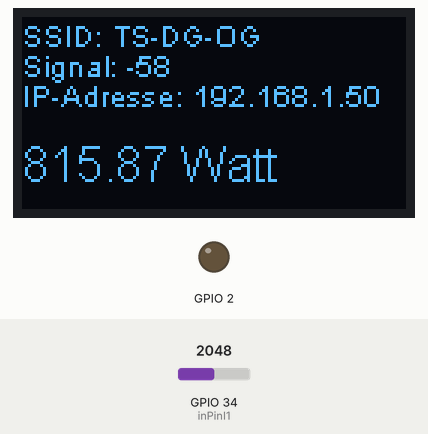
This sketch was run on a simulated ESP32. Parts: 128×64 one-colour display, output pins drawn as LEDs (lit = HIGH). The inputs (shaded band) are chosen by the test bench; at power-on: GPIO 34 (inPinI1) = 2048. WiFi joins after 1.5 s; servers stay silent unless stated; uploads are accepted with an empty reply; what the sketch prints to the serial monitor is not drawn.

Above: at 5.1 s.
5.2 s: GPIO 34 (inPinI1) set to 2866
At 6.6 s:
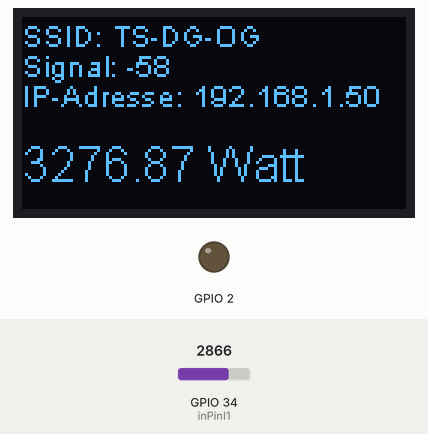
8.2 s: GPIO 34 (inPinI1) set to 3603
At 9.3 s:
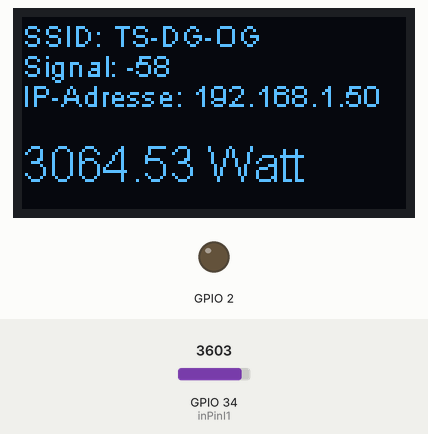
11.2 s: GPIO 34 (inPinI1) set to 4095
At 12.1 s:
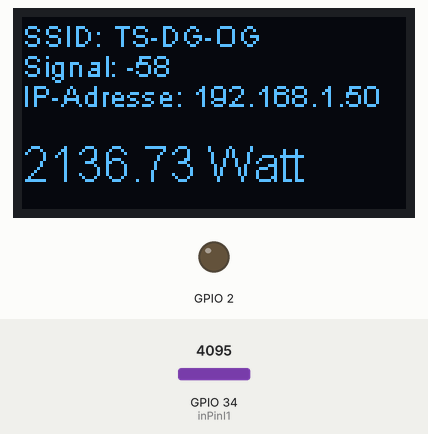
Timing chart, 0 to 14.2 s (numbered marks = the images above; inputs shaded):
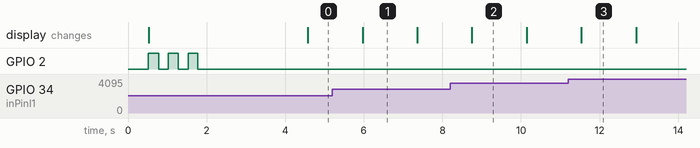

Measured:
- what the display in image 1 shows lasts 1.4 s, from 6.0 s to 7.4 s

The sketch:

esp32oled_SolarWechselstrom_messen.ino
```cpp
/*
 * Board: Wemos Lolin32 oder TTGO LoRa32-OLED-V1
 *   WiFi.mode(WIFI_STA);
 * Downloaded from: technik-fan.de/index.php/Open_Energy_Monitor_mit_dem_ESP32
 */
#include <Arduino.h>
#include "WiFi.h"
#include "SSD1306Wire.h"
#include <ArduinoOTA.h>
SSD1306Wire  display(0x3c, 5, 4);

//Setup variables
int numberOfSamples = 1000;

const char* host = "v92140.1blu.de";

//WiFi Watchdog
//static bool sta_was_connected = false;

//Set Voltage and current input pins
int inPinI1 = 34;
int inPinI2 = 35;
int inPinI3 = 32;

//First Run Counter
int firstrun = 0;

//Power Calculation
float PowerSum = 0;

//WiFi Part
//const char* ssid     = "TS-EG";
const char* ssid     = "TS-DG-OG";
const char* password = "DieMeeries";

// CT: Voltage depends on current, burden resistor, and turns
#define CT_BURDEN_RESISTOR    62
#define CT_TURNS              1800
//#define VOLTAGE               230
double VOLTAGE = 230 ;

//Calibration coeficients
//These need to be set in order to obtain accurate results
//Set the above values first and then calibrate futher using normal calibration method described on how to build it page.
double ICAL = 1.08;

// Initial gueses for ratios, modified by VCAL/ICAL tweaks
double I_RATIO = (long double)CT_TURNS / CT_BURDEN_RESISTOR * 3.3 / 4096 * ICAL;

//Filter variables 1
double lastFilteredI, filteredI;
double sqI,sumI;
//Sample variables
int lastSampleI,sampleI;


//Useful value variables
double Irms1;
double Solar1;
unsigned long timer;

//EspClass ESPm;
String url = "";

//WiFi
void WIFI_Connect()
{
  digitalWrite(2,1);
  WiFi.disconnect();
  Serial.println("Connecting WIFI...");
  display.setFont(ArialMT_Plain_10);
  display.clear();
  display.drawString(0,0 , "Connecting WIFI...");
  display.display();

  WiFi.mode(WIFI_STA);
  WiFi.begin(ssid, password);
    // Wait for connection
  for (int i = 0; i < 25; i++)
  {
    if ( WiFi.status() != WL_CONNECTED ) {
      delay ( 250 );
      digitalWrite(2,0);
      Serial.print ( "." );
      delay ( 250 );
      digitalWrite(2,1);
    }
  }
  digitalWrite(2,0);
}


void setup() {
  //Set Information LED
  pinMode(2, OUTPUT);
  //Set Analog Inputs
  pinMode(inPinI1,INPUT);
  adcAttachPin(inPinI1);
  pinMode(inPinI2,INPUT);
  adcAttachPin(inPinI2);
  pinMode(inPinI3,INPUT);
  adcAttachPin(inPinI3);

  Serial.begin(115200);
  display.init();
  display.flipScreenVertically();
  display.setContrast(255);
  display.setFont(ArialMT_Plain_10);
  display.setTextAlignment(TEXT_ALIGN_LEFT);
  delay(500);

  //WiFi Part
  WIFI_Connect();
              // OTA ---------->
              // Port defaults to 8266
              // ArduinoOTA.setPort(8266);

              // Hostname defaults to esp8266-[ChipID]
              ArduinoOTA.setHostname("ESP32oled_SoloarWechselstrom_messen");

              // No authentication by default
              ArduinoOTA.setPassword((const char *)"ESP32oled_SoloarWechselstrom_messen");

              ArduinoOTA.onStart([]() {
                Serial.println("OTA Start");
                display.drawString(display.getWidth()/2, display.getHeight()/2 - 10, "OTA Update");
                display.display();
              });
              ArduinoOTA.onEnd([]() {
                Serial.println("OTA End");
                display.clear();
                display.setFont(ArialMT_Plain_10);
                display.setTextAlignment(TEXT_ALIGN_CENTER_BOTH);
                display.drawString(display.getWidth()/2, display.getHeight()/2, "Restart");
                display.display();
              });
              ArduinoOTA.onProgress([](unsigned int progress, unsigned int total) {
                Serial.printf("Progress: %u%%\n", (progress / (total / 100)));
                display.drawProgressBar(4, 32, 120, 8, progress / (total / 100) );
                display.display();
              });
              ArduinoOTA.onError([](ota_error_t error) {
                Serial.printf("Error[%u]: ", error);
                if (error == OTA_AUTH_ERROR) {
                  Serial.println("Auth Failed");
                      display.clear();
                      display.drawString(display.getWidth()/2, display.getHeight()/2 - 10, "OTA Auth Failed");
                      display.display();
                }
                else if (error == OTA_BEGIN_ERROR) {
                  Serial.println("Begin Failed");
                      display.clear();
                      display.drawString(display.getWidth()/2, display.getHeight()/2 - 10, "OTA Begin Failed");
                      display.display();
                }
                else if (error == OTA_CONNECT_ERROR) {
                  Serial.println("Connect Failed");
                      display.clear();
                      display.drawString(display.getWidth()/2, display.getHeight()/2 - 10, "OTA Connect Failed");
                      display.display();
                }
                else if (error == OTA_RECEIVE_ERROR) {
                  Serial.println("Receive Failed");
                      display.clear();
                      display.drawString(display.getWidth()/2, display.getHeight()/2 - 10, "OTA Receive Failed");
                      display.display();
                }
                else if (error == OTA_END_ERROR) {
                  Serial.println("End Failed");
                      display.clear();
                      display.drawString(display.getWidth()/2, display.getHeight()/2 - 10, "OTA End Failed");
                      display.display();
                }
              });
              ArduinoOTA.begin();
              Serial.println("OTA Ready");
              Serial.print("IP address: ");
              Serial.println(WiFi.localIP());
              // OTA <----------
}

void loop() {
ArduinoOTA.handle();
timer = millis();

//Wifi WatchDog
WiFi.onEvent(WiFiEvent);


//**************************************************************************
//Phase1
  for (int n=0; n<numberOfSamples; n++)
{

   //Used for offset removal
   lastSampleI=sampleI;

   //Read in voltage and current samples.
   sampleI = analogRead(inPinI1);

   //Used for offset removal
   lastFilteredI = filteredI;

   //Digital high pass filters to remove 1.6V DC offset.
   filteredI = 0.9989 * (lastFilteredI+sampleI-lastSampleI);

   //Root-mean-square method current
   //1) square current values
   sqI = filteredI * filteredI;
   //2) sum
   sumI += sqI;
   delay(0.00002);
}

//Calculation of the root of the mean of the voltage and current squared (rms)
//Calibration coeficients applied.
Irms1 = (I_RATIO * sqrt(sumI / numberOfSamples)) - 0.09;     // - 1
if ((Irms1 < 0) || (firstrun < 2)){ Irms1 = 0; }; //Set negative Current to zero and ignore the first 2 calculations
sumI = 0;
Solar1 = Irms1 * VOLTAGE;
//Solar1=300;

Serial.println("Irms1:"+String(Irms1));

//Check if WiFi is here
//Automatically reconnect the ESP32 if the WiFi Router is not there...
if (WiFi.status() != WL_CONNECTED)
    {
      WiFi.onEvent(WiFiEvent);
      WIFI_Connect();
    }   else {


//**************************************************************************

//Send the data to the server...
  if ((WiFi.status() == WL_CONNECTED) && (firstrun >= 2)) { //WiFi Check, ignore the first data

    // Use WiFiClient class to create TCP connections
    WiFiClient client;
    const int httpPort = 80;
    if (!client.connect(host, httpPort)) {
        Serial.println("connection failed");
        return;
    }
    // We now create a URI for the request
    // http://v92140.1blu.de/energie/emoncms/input/post?node=WGS220&fulljson={"Phase1":100,"Phase2":200,"Phase3":300}
    String url = "/energie/emoncms/input/post.json?node=WGS220SOLAR1&apikey=4f76b2121bcaee97658de17a5cb0ca41&json={" ;
    url = url + "Solar1:" + Solar1 + "}";

    Serial.print("Requesting URL: ");
    Serial.println(url);

     display.setFont(ArialMT_Plain_10);
     display.clear();
     display.drawString(0,0 , "SSID: " + String( WiFi.SSID()) );
     display.drawString(0,10 , "Signal: " + String( WiFi.RSSI()) );
     display.drawString(0,20 , "IP-Adresse: " + WiFi.localIP().toString());

     display.setFont(ArialMT_Plain_16);
     display.drawString(0,40 , String(Solar1) + " Watt");
     display.display();

    // This will send the request to the server
    client.print(String("GET ") + url + " HTTP/1.1\r\n" +
                 "Host: " + host + "\r\n" +
                 "Connection: close\r\n\r\n");
    unsigned long timeout = millis();
    while (client.available() == 0) {
        if (millis() - timeout > 5000) {
            Serial.println(">>> Client Timeout !");
            client.stop();
            return;
        }
    }

    /*
    // Read all the lines of the reply from server and print them to Serial
    while(client.available()) {
        String line = client.readStringUntil('\r');
        Serial.print(line);
    }*/

    }

  if (firstrun <= 2) {firstrun++;}; //Counter for Trash Data
  delay(1000);
    }//WiFi Watchdog
}

//Wifi Watchdog
void WiFiEvent(WiFiEvent_t event) {
  Serial.printf("[WiFi-event] event: %d  - ", event);
  switch(event) {
  case SYSTEM_EVENT_STA_GOT_IP:
      Serial.println("WiFi connected");
      Serial.print("IP address: "); Serial.println(WiFi.localIP());
      break;
  case SYSTEM_EVENT_STA_DISCONNECTED:
      Serial.println("WiFi lost connection");
      WiFi.begin();   // <<<<<<<<<<<  added  <<<<<<<<<<<<<<<
      ESP.restart();
      break;
  case SYSTEM_EVENT_STA_START:
      Serial.println("ESP32 station start");
      break;
  case SYSTEM_EVENT_STA_CONNECTED:
      Serial.println("ESP32 station connected to AP");
      break;
  case SYSTEM_EVENT_STA_LOST_IP:
      Serial.println("ESP32 Lost IP");
      WiFi.begin();   // <<<<<<<<<<<  added  <<<<<<<<<<<<<<<
      ESP.restart();
      break;
  }
}
```
